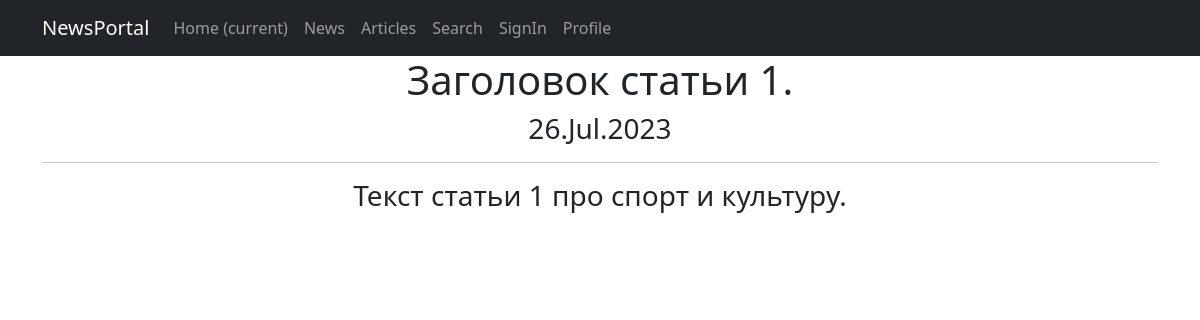
/news/1 (signed in), run on an earlier commit of the app's database.
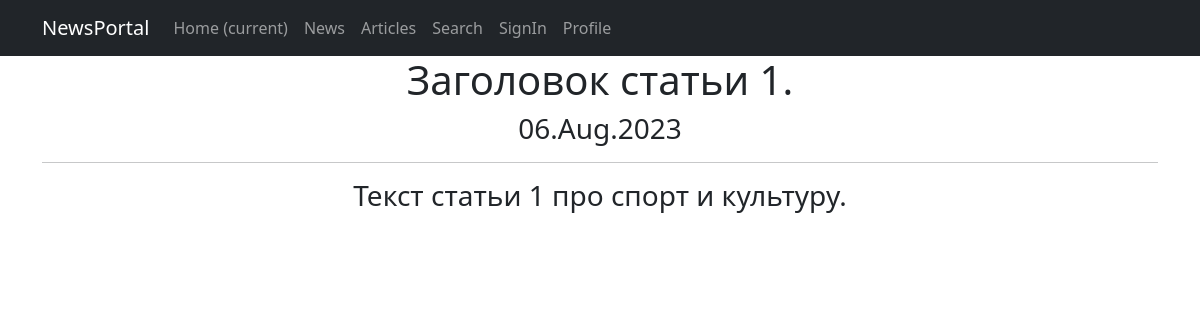
And on a later commit of the database.
### news/models.py (models this page shows, shortened)
class Post(models.Model):
    article = 'AR'
    news = 'NE'
    POSITIONS = [
        (article, 'Статья'),
        (news, 'Новости')
    ]
    post_type = models.CharField(max_length=2, choices=POSITIONS, default=news)
    created = models.DateTimeField(auto_now_add=True)
    title = models.CharField(max_length=255)
    text = models.TextField()
    post_rating = models.IntegerField(default=0)
    author = models.ForeignKey(Author, on_delete=models.CASCADE)
    category = models.ManyToManyField(Category, through='PostCategory')

### news/views.py (the view)
# urls.py: path('news/<int:pk>', NewsDetail.as_view(), name='news_detail'),
class NewsDetail(LoginRequiredMixin, DetailView):
    model = Post
    template_name = 'news/news.html'
    context_object_name = 'post'
    queryset = Post.objects.all()
    def get_object(self, *args, **kwargs):
        obj = cache.get(f'post-{self.kwargs["pk"]}', None)
        if not obj:
            obj = super().get_object(queryset=self.queryset)
            cache.set(f'post-{self.kwargs["pk"]}', obj)
        return obj

### news/templatetags/custom_filters.py (called while the page is built)
@register.filter()
def censor(value):
    words = value.split()
    result = []
    for word in words:
        if word in bad_words:
            result.append(word[0] + "*"*(len(word)-2) + word[-1])
        else:
            result.append(word)
    return " ".join(result)

### templates/news/news.html
{% extends 'flatpages/default.html' %}
{% load custom_filters %}
{% block content %}
    <h1>{{ post.title|censor }}</h1>
    <h3>{{ post.created|date:'d.M.Y'}}</h3>
    <hr>
    <h3>{{ post.text|censor }}</h3>
{% endblock content %}

What changed in the data, as far as the page shows it:
changed Post "Заголовок статьи 1.": created "26.Jul.2023" → "06.Aug.2023"
